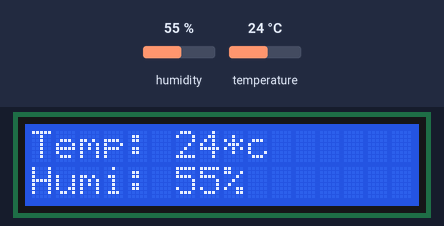
This sketch was run on a simulated Arduino Uno, built with avr-gcc and run on an emulated ATmega328P. Parts: 16×2 character LCD. The inputs (shaded band) are chosen by the test bench; at power-on: humidity 55 %, temperature 24 °C. No radio packets arrive unless stated; what the sketch prints to the serial monitor is not drawn.

Above: at 2.7 s.

The sketch:

Code.ino
```cpp
#include <LiquidCrystal_I2C.h>

LiquidCrystal_I2C lcd(0x27, 16, 2);

struct MyData {
    byte h;
    byte t;
};

void setup() {
    delay(1000);
    Serial.begin(115200);

    setup_nrf();
    init_lcd();
}

void loop() {
    MyData data = getData();

    display_lcd(data);
    send_data(data);
    delay(300000); // delay 5mins
}
```

Battery.ino
```cpp
float battery() {
    // float TensionMin = 3.0;  // For 5V battery
    // float TensionMax = 4.2;
    float TensionMin = 7.5; // For 9V battery
    float TensionMax = 9.0;
    float b = analogRead(A2); //valeur analogique

    int minValue = (1023 * TensionMin) / 5;    // Arduino
    int maxValue = (1023 * TensionMax) / 5;    // Arduino
    // int minValue = (4095 * TensionMin) / 3; // ESP32
    // int maxValue = (4095 * TensionMax) / 3; // ESP32

    b = ((b - minValue) / (maxValue - minValue)) * 100; // mettre en pourcentage
    return b > 100 ? 100 : (b < 0 ? 0 : b);
}


// Print Battery
void display_battery() {
    float percent = battery();

    if (percent < 10)
        lcd.setCursor(14, 1);
    else if (percent < 100)
        lcd.setCursor(13, 1);
    else
        lcd.setCursor(12, 1);

    lcd.print(percent);
    lcd.setCursor(15, 1);
    lcd.print("%");
}
```

NRFConnection.ino
```cpp
#include <SPI.h>
#include <RF24.h>
#include <nRF24L01.h>

const uint64_t pipeOut = 0xE8E8F0F0E1LL;
#define DHTPIN 3
RF24 radio(9, 10); //  CN and CSN  pins of nrf

// struct MyData {
//     byte h;
//     byte t;
// };

MyData data;
void setup_nrf() {
    radio.begin();
    radio.setChannel(100);
    radio.setAutoAck(false);
    radio.setDataRate(RF24_250KBPS);
    radio.openWritingPipe(pipeOut);
}

void send_data(MyData data) {
    if (isnan(data.h) || isnan(data.t)){
        Serial.println(F("Failed to read from DHT sensor!"));
        return;
    }
    Serial.println("Data Sent !");
    radio.write(&data, sizeof(MyData));

    delay(50);
}
```

ReadHumidTemperatureCom.ino
```cpp
#include <dht.h>

#define dht_apin A0

dht DHT;

// struct MyData {
//     byte h;
//     byte t;
// };

void print_serial() {
    Serial.print("Current humidity = ");
    Serial.print(DHT.humidity);
    Serial.print("%  ");
    Serial.print("temperature = ");
    Serial.print(DHT.temperature);
    Serial.println("C°");
}

MyData getData() {
    DHT.read11(dht_apin);

    MyData data;

    data.h = DHT.humidity;
    data.t = DHT.temperature;
    return data;
}
```

LCD.ino
```cpp
void init_lcd() {
    lcd.init();
    lcd.backlight();

    Serial.begin(9600);
    delay(1500);
}

void display_lcd(MyData data) {
    // print_serial();

    // Print Temperature on LCD
    lcd.setCursor(0, 0);
    lcd.print("Temp: ");
    if ((int)data.t < 10)
        lcd.setCursor(7, 0);
    else
        lcd.setCursor(6, 0);
    lcd.print((int)data.t);
    lcd.setCursor(8, 0);
    lcd.print("*c");

    // Print Humidity on LCD
    lcd.setCursor(0, 1);
    lcd.print("Humi: ");
    if ((int)data.h < 10)
        lcd.setCursor(7, 1);
    else
        lcd.setCursor(6, 1);
    lcd.print((int)data.h);
    lcd.setCursor(8, 1);
    lcd.print("%");

    delay(2000);
}
```
